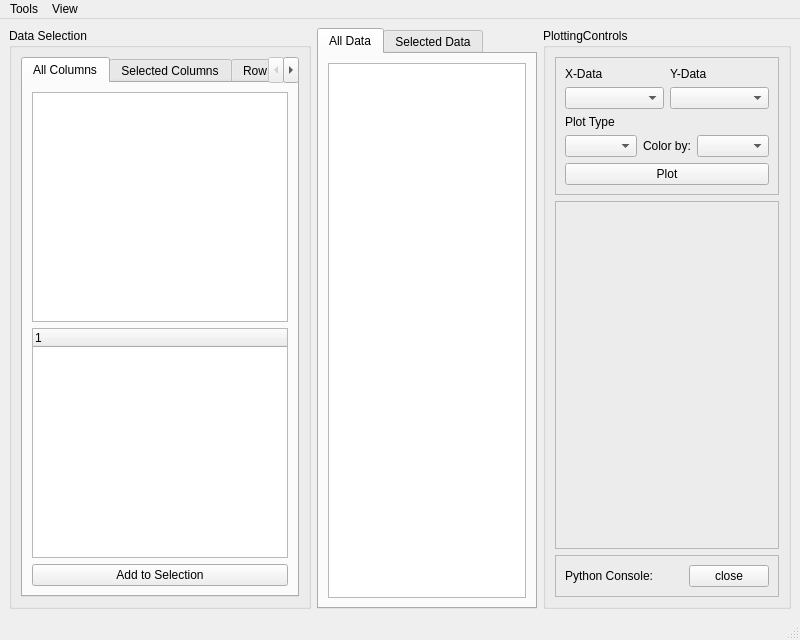
<?xml version="1.0" encoding="UTF-8"?>
<ui version="4.0">
 <class>MainWindow</class>
 <widget class="QMainWindow" name="MainWindow">
  <property name="geometry">
   <rect>
    <x>0</x>
    <y>0</y>
    <width>800</width>
    <height>628</height>
   </rect>
  </property>
  <property name="windowTitle">
   <string>MainWindow</string>
  </property>
  <widget class="QWidget" name="centralwidget">
   <layout class="QGridLayout" name="gridLayout_5">
    <item row="0" column="0">
     <widget class="QGroupBox" name="groupBox">
      <property name="sizePolicy">
       <sizepolicy hsizetype="Preferred" vsizetype="Minimum">
        <horstretch>0</horstretch>
        <verstretch>0</verstretch>
       </sizepolicy>
      </property>
      <property name="title">
       <string>Data Selection</string>
      </property>
      <layout class="QGridLayout" name="gridLayout_6">
       <item row="0" column="0">
        <widget class="QTabWidget" name="tabWidget_2">
         <property name="sizePolicy">
          <sizepolicy hsizetype="Minimum" vsizetype="Expanding">
           <horstretch>0</horstretch>
           <verstretch>0</verstretch>
          </sizepolicy>
         </property>
         <property name="currentIndex">
          <number>0</number>
         </property>
         <widget class="QWidget" name="AllColumns">
          <attribute name="title">
           <string>All Columns</string>
          </attribute>
          <layout class="QGridLayout" name="gridLayout">
           <item row="2" column="0">
            <widget class="QPushButton" name="pushButtonAddToSelection">
             <property name="text">
              <string>Add to Selection</string>
             </property>
            </widget>
           </item>
           <item row="0" column="0">
            <widget class="QListWidget" name="listWidgetAllColumns">
             <property name="selectionMode">
              <enum>QAbstractItemView::ExtendedSelection</enum>
             </property>
             <property name="sortingEnabled">
              <bool>false</bool>
             </property>
            </widget>
           </item>
           <item row="1" column="0">
            <widget class="QTreeWidget" name="treeWidgetAllColums">
             <property name="selectionMode">
              <enum>QAbstractItemView::ExtendedSelection</enum>
             </property>
             <column>
              <property name="text">
               <string notr="true">1</string>
              </property>
             </column>
            </widget>
           </item>
          </layout>
         </widget>
         <widget class="QWidget" name="SelectedColumns">
          <attribute name="title">
           <string>Selected Columns</string>
          </attribute>
          <layout class="QGridLayout" name="gridLayout_4">
           <item row="0" column="0">
            <widget class="QListWidget" name="listWidgetSelectedColumns">
             <property name="selectionMode">
              <enum>QAbstractItemView::ExtendedSelection</enum>
             </property>
            </widget>
           </item>
           <item row="1" column="0">
            <widget class="QPushButton" name="pushButtonRemoveFromSelection">
             <property name="text">
              <string>Remove from Selection</string>
             </property>
            </widget>
           </item>
          </layout>
         </widget>
         <widget class="QWidget" name="RowFilters">
          <attribute name="title">
           <string>Row Filters</string>
          </attribute>
          <layout class="QVBoxLayout" name="verticalLayout">
           <item>
            <layout class="QHBoxLayout" name="horizontalLayout_2">
             <item>
              <widget class="QComboBox" name="comboBoxSelectedColumns">
               <property name="sizePolicy">
                <sizepolicy hsizetype="MinimumExpanding" vsizetype="Fixed">
                 <horstretch>0</horstretch>
                 <verstretch>0</verstretch>
                </sizepolicy>
               </property>
              </widget>
             </item>
             <item>
              <widget class="QCheckBox" name="checkBoxUnique">
               <property name="sizePolicy">
                <sizepolicy hsizetype="Minimum" vsizetype="Fixed">
                 <horstretch>0</horstretch>
                 <verstretch>0</verstretch>
                </sizepolicy>
               </property>
               <property name="text">
                <string>Unique vals</string>
               </property>
              </widget>
             </item>
             <item>
              <widget class="QCheckBox" name="checkBoxSorting">
               <property name="text">
                <string>Sort</string>
               </property>
              </widget>
             </item>
            </layout>
           </item>
           <item>
            <widget class="QListWidget" name="listWidgetUniqueValues">
             <property name="sizePolicy">
              <sizepolicy hsizetype="Expanding" vsizetype="Preferred">
               <horstretch>0</horstretch>
               <verstretch>5</verstretch>
              </sizepolicy>
             </property>
             <property name="selectionMode">
              <enum>QAbstractItemView::ExtendedSelection</enum>
             </property>
            </widget>
           </item>
           <item>
            <widget class="QLabel" name="label_4">
             <property name="text">
              <string>Applied Filters:</string>
             </property>
            </widget>
           </item>
           <item>
            <widget class="QListWidget" name="listWidgetAppliedFilters">
             <property name="sizePolicy">
              <sizepolicy hsizetype="Expanding" vsizetype="Preferred">
               <horstretch>0</horstretch>
               <verstretch>0</verstretch>
              </sizepolicy>
             </property>
             <property name="selectionMode">
              <enum>QAbstractItemView::SingleSelection</enum>
             </property>
            </widget>
           </item>
           <item>
            <layout class="QHBoxLayout" name="horizontalLayout">
             <item>
              <widget class="QRadioButton" name="radioButtonInclude">
               <property name="text">
                <string>include</string>
               </property>
               <property name="checked">
                <bool>true</bool>
               </property>
              </widget>
             </item>
             <item>
              <widget class="QRadioButton" name="radioButtonLessThan">
               <property name="text">
                <string>exclude</string>
               </property>
              </widget>
             </item>
            </layout>
           </item>
           <item>
            <layout class="QHBoxLayout" name="horizontalLayout_3">
             <item>
              <widget class="QCheckBox" name="checkBoxPreviewSelection">
               <property name="text">
                <string>Preview Selection</string>
               </property>
              </widget>
             </item>
             <item>
              <widget class="QPushButton" name="pushButtonApplyFilters">
               <property name="text">
                <string>Apply</string>
               </property>
              </widget>
             </item>
            </layout>
           </item>
          </layout>
         </widget>
        </widget>
       </item>
      </layout>
     </widget>
    </item>
    <item row="0" column="1">
     <widget class="QTabWidget" name="tabWidget">
      <property name="currentIndex">
       <number>0</number>
      </property>
      <widget class="QWidget" name="AllData">
       <attribute name="title">
        <string>All Data</string>
       </attribute>
       <layout class="QGridLayout" name="gridLayout_2">
        <item row="0" column="0">
         <widget class="QTableWidget" name="tableWidgetAllData"/>
        </item>
       </layout>
      </widget>
      <widget class="QWidget" name="SelectedData">
       <attribute name="title">
        <string>Selected Data</string>
       </attribute>
       <layout class="QGridLayout" name="gridLayout_3">
        <item row="0" column="2">
         <widget class="QTableWidget" name="tableWidgetSelectedData">
          <property name="selectionMode">
           <enum>QAbstractItemView::ExtendedSelection</enum>
          </property>
         </widget>
        </item>
       </layout>
      </widget>
     </widget>
    </item>
    <item row="0" column="2">
     <widget class="QGroupBox" name="groupBoxPlotting">
      <property name="sizePolicy">
       <sizepolicy hsizetype="MinimumExpanding" vsizetype="Minimum">
        <horstretch>0</horstretch>
        <verstretch>0</verstretch>
       </sizepolicy>
      </property>
      <property name="title">
       <string>PlottingControls</string>
      </property>
      <layout class="QGridLayout" name="gridLayout_7">
       <item row="1" column="0">
        <widget class="QFrame" name="framePlotWidget">
         <property name="sizePolicy">
          <sizepolicy hsizetype="Preferred" vsizetype="MinimumExpanding">
           <horstretch>0</horstretch>
           <verstretch>0</verstretch>
          </sizepolicy>
         </property>
         <property name="frameShape">
          <enum>QFrame::StyledPanel</enum>
         </property>
         <property name="frameShadow">
          <enum>QFrame::Raised</enum>
         </property>
        </widget>
       </item>
       <item row="0" column="0">
        <widget class="QFrame" name="framePlotControls">
         <property name="frameShape">
          <enum>QFrame::StyledPanel</enum>
         </property>
         <property name="frameShadow">
          <enum>QFrame::Raised</enum>
         </property>
         <layout class="QGridLayout" name="gridLayout_8">
          <item row="0" column="0">
           <layout class="QHBoxLayout" name="horizontalLayout_4">
            <item>
             <layout class="QVBoxLayout" name="verticalLayout_3">
              <item>
               <widget class="QLabel" name="label_2">
                <property name="text">
                 <string>X-Data</string>
                </property>
               </widget>
              </item>
              <item>
               <widget class="QComboBox" name="comboBoxXData"/>
              </item>
             </layout>
            </item>
            <item>
             <layout class="QVBoxLayout" name="verticalLayout_2">
              <item>
               <widget class="QLabel" name="label">
                <property name="text">
                 <string>Y-Data</string>
                </property>
               </widget>
              </item>
              <item>
               <widget class="QComboBox" name="comboBoxYData"/>
              </item>
             </layout>
            </item>
           </layout>
          </item>
          <item row="1" column="0">
           <layout class="QVBoxLayout" name="verticalLayout_4">
            <item>
             <widget class="QLabel" name="label_3">
              <property name="text">
               <string>Plot Type</string>
              </property>
             </widget>
            </item>
           </layout>
          </item>
          <item row="2" column="0">
           <layout class="QHBoxLayout" name="horizontalLayout_5">
            <item>
             <widget class="QComboBox" name="comboBoxPlotType">
              <property name="sizePolicy">
               <sizepolicy hsizetype="MinimumExpanding" vsizetype="Fixed">
                <horstretch>0</horstretch>
                <verstretch>0</verstretch>
               </sizepolicy>
              </property>
             </widget>
            </item>
            <item>
             <widget class="QLabel" name="labelColorParam">
              <property name="sizePolicy">
               <sizepolicy hsizetype="Minimum" vsizetype="Minimum">
                <horstretch>0</horstretch>
                <verstretch>0</verstretch>
               </sizepolicy>
              </property>
              <property name="text">
               <string>Color by:</string>
              </property>
             </widget>
            </item>
            <item>
             <widget class="QComboBox" name="comboBoxColorParam">
              <property name="sizePolicy">
               <sizepolicy hsizetype="Minimum" vsizetype="Fixed">
                <horstretch>0</horstretch>
                <verstretch>0</verstretch>
               </sizepolicy>
              </property>
             </widget>
            </item>
           </layout>
          </item>
          <item row="3" column="0">
           <widget class="QPushButton" name="pushButtonPlot">
            <property name="text">
             <string>Plot</string>
            </property>
           </widget>
          </item>
         </layout>
        </widget>
       </item>
       <item row="2" column="0">
        <widget class="QFrame" name="frameConsole">
         <property name="frameShape">
          <enum>QFrame::StyledPanel</enum>
         </property>
         <property name="frameShadow">
          <enum>QFrame::Raised</enum>
         </property>
         <layout class="QVBoxLayout" name="verticalLayout_5">
          <item>
           <layout class="QHBoxLayout" name="horizontalLayout_6">
            <item>
             <widget class="QLabel" name="labelConsole">
              <property name="sizePolicy">
               <sizepolicy hsizetype="MinimumExpanding" vsizetype="Minimum">
                <horstretch>0</horstretch>
                <verstretch>0</verstretch>
               </sizepolicy>
              </property>
              <property name="text">
               <string>Python Console:</string>
              </property>
             </widget>
            </item>
            <item>
             <widget class="QPushButton" name="pushButtonCloseConsole">
              <property name="text">
               <string>close</string>
              </property>
             </widget>
            </item>
           </layout>
          </item>
         </layout>
        </widget>
       </item>
      </layout>
     </widget>
    </item>
   </layout>
  </widget>
  <widget class="QMenuBar" name="menubar">
   <property name="geometry">
    <rect>
     <x>0</x>
     <y>0</y>
     <width>800</width>
     <height>21</height>
    </rect>
   </property>
   <widget class="QMenu" name="menuTools">
    <property name="title">
     <string>Tools</string>
    </property>
    <widget class="QMenu" name="menuSave_Selected_Data">
     <property name="title">
      <string>Save Selected Data...</string>
     </property>
     <addaction name="action_as_CSV"/>
     <addaction name="action_as_Pickle"/>
    </widget>
    <addaction name="actionLoad_Dataset_into_Viewer"/>
    <addaction name="menuSave_Selected_Data"/>
   </widget>
   <widget class="QMenu" name="menuView">
    <property name="title">
     <string>View</string>
    </property>
    <addaction name="actionData_Selection"/>
    <addaction name="actionData"/>
    <addaction name="actionPlotting"/>
    <addaction name="actionConsole"/>
   </widget>
   <addaction name="menuTools"/>
   <addaction name="menuView"/>
  </widget>
  <widget class="QStatusBar" name="statusbar"/>
  <action name="action_as_CSV">
   <property name="text">
    <string>...as CSV</string>
   </property>
  </action>
  <action name="action_as_Pickle">
   <property name="text">
    <string>...as Pickle</string>
   </property>
  </action>
  <action name="actionLoad_Dataset_into_Viewer">
   <property name="text">
    <string>Load Dataset into Viewer</string>
   </property>
  </action>
  <action name="actionopen_console">
   <property name="text">
    <string>Console</string>
   </property>
  </action>
  <action name="actionData">
   <property name="text">
    <string>Data</string>
   </property>
  </action>
  <action name="actionPlotting">
   <property name="text">
    <string>Plotting</string>
   </property>
  </action>
  <action name="actionConsole">
   <property name="text">
    <string>Console</string>
   </property>
  </action>
  <action name="actionData_Selection">
   <property name="text">
    <string>Selection Tools</string>
   </property>
  </action>
 </widget>
 <resources/>
 <connections/>
</ui>
